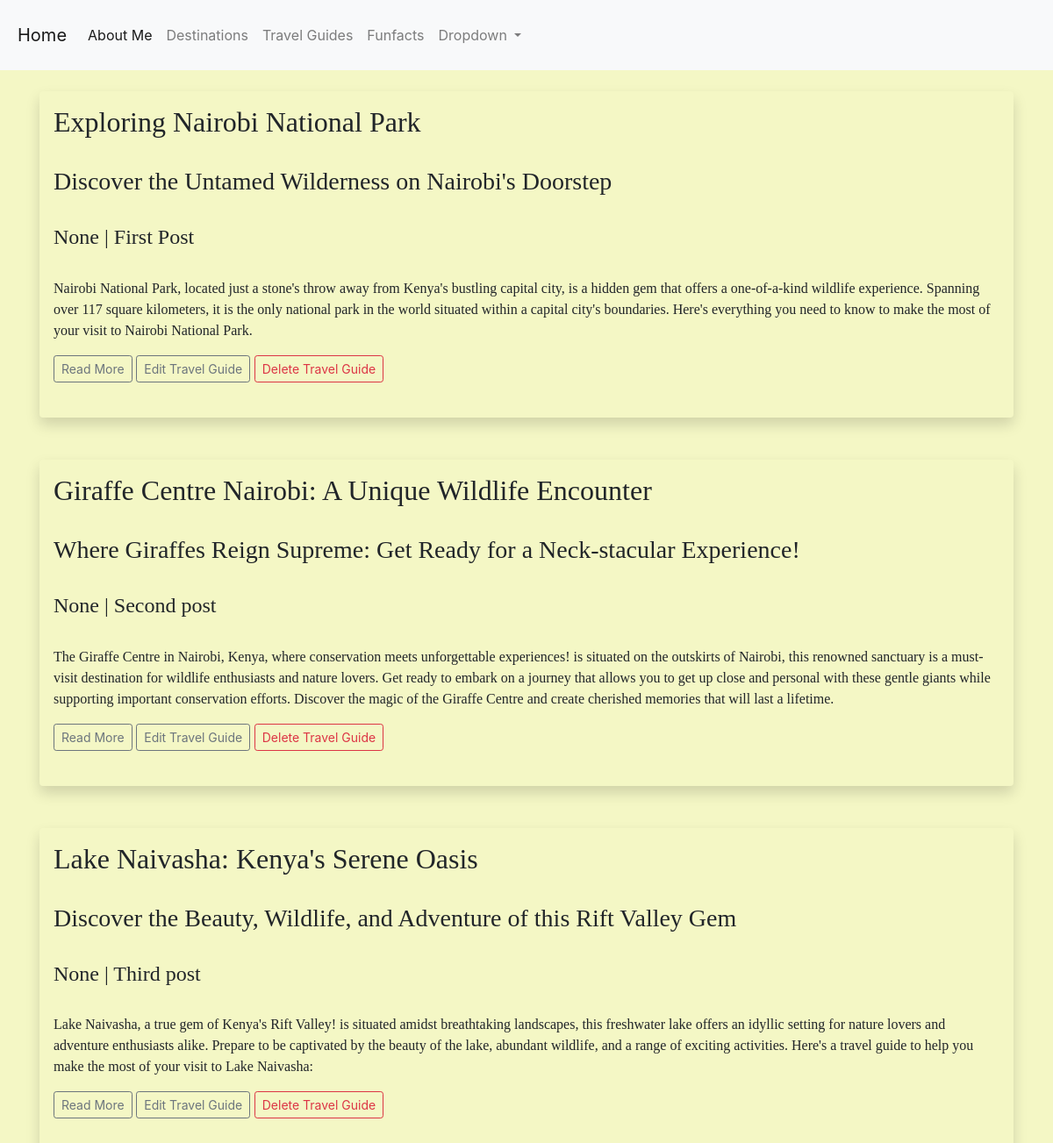
Page /posts on the earlier database version.
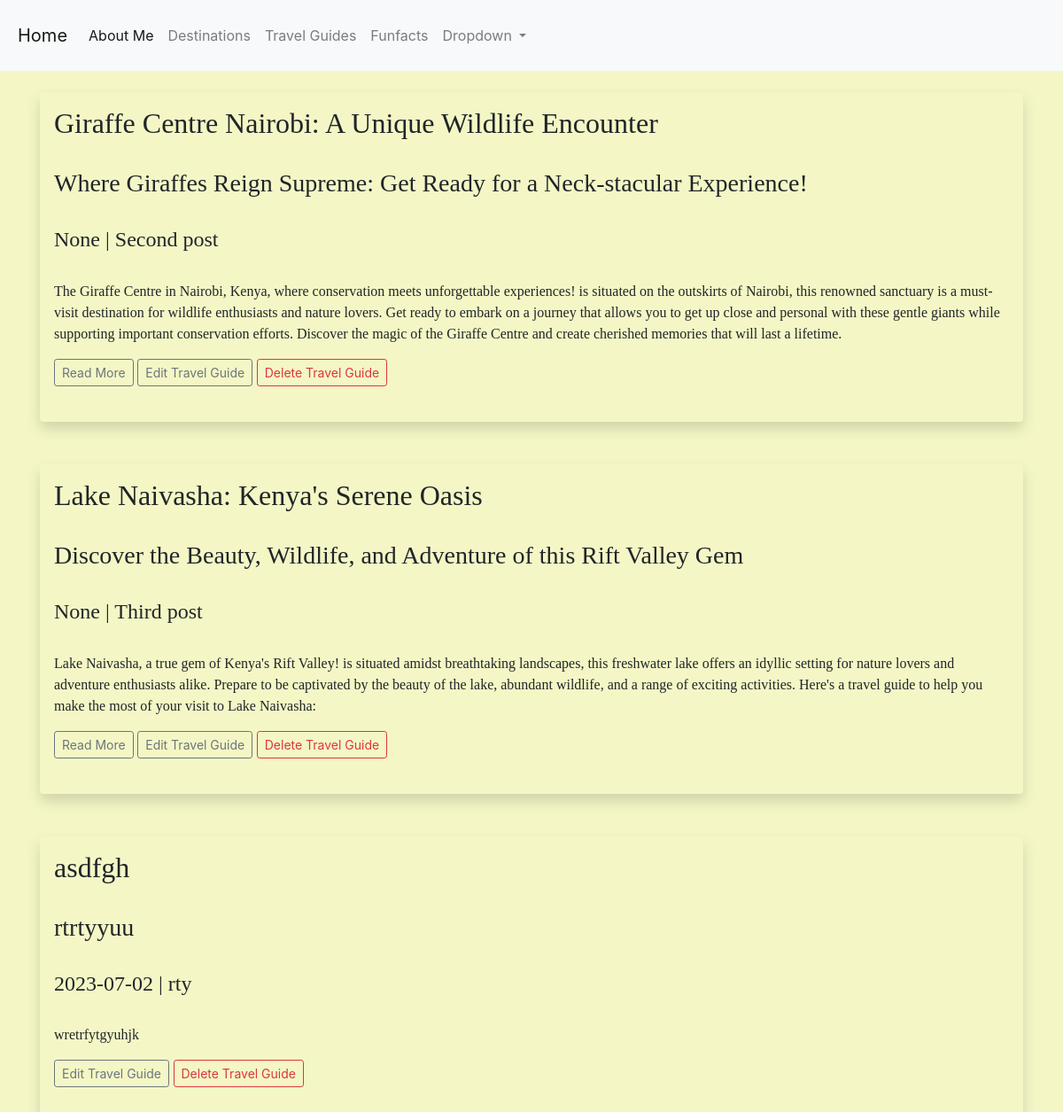
Same page on the later database version.
### app.py (models this page shows)
class Posts(db.Model):
    __tablename__ = 'posts'
    id = db.Column(db.Integer, primary_key=True)
    title = db.Column(db.String(200))
    subtitle = db.Column(db.String(200))
    date_posted = db.Column(db.Date, default=date.today)
    content = db.Column(db.Text)
    slug = db.Column(db.String(200))

### app.py (the view)
@app.route('/posts')
def posts():
    posts = Posts.query.order_by(Posts.date_posted)
    return render_template("posts.html", posts=posts)

### templates/posts.html (shortened to what this page needs)
{% extends 'base.html' %}
{% block content %}
<h1 style="font-family: Papyrus;" >Travel Guides</h1>
<br/>
{% for post in posts %}
<div class="shadow p-3 mb-5 bg-body rounded" >
    <h2 style="font-family: Papyrus;">{{ post.title }}</h2><br/>
    <h3 style="font-family: Papyrus;">{{ post.subtitle }}</h3><br/>
    <h4 style="font-family: Papyrus;">{{ post.date_posted }} | {{ post.slug }}</h4><br/>
    <p style="font-family: Papyrus;">{{ post.content.split('\n')[0] }}</p>
    {% if post.content.split('\n')|length > 1 %}
        <a href="{{ url_for('post', id=post.id) }}" "javascript:void(0);" onclick="toggleContent('post{{ post.id }}')" class="btn btn-outline-secondary btn-sm">Read More</a>
    {% endif %}
    <a href="{{ url_for('edit_post', id=post.id) }}" class="btn btn-outline-secondary btn-sm"> Edit Travel Guide</a>
    <a href="{{ url_for('delete_post', id=post.id) }}" class="btn btn-outline-danger btn-sm">Delete Travel Guide</a>
    <br/><br/>
</div>
{% endfor %}
{% endblock %}

### templates/base.html (shortened to what this page needs)
<!doctype html>
<html lang="en">
  <head>
    <link rel="stylesheet" href="https://cdn.jsdelivr.net/npm/bootstrap@4.3.1/dist/css/bootstrap.min.css">
  </head>
  <body>
    {% include 'navbar.html' %}
    <br/>
    <div class="container">
        {% block content %}
        {% endblock %}
    </div>
  </body>
</html>

### templates/navbar.html (shortened to what this page needs)
<!DOCTYPE html>
<html>
<head>
  <link rel="stylesheet" type="text/css" href="/static/styles.css">
</head>
<body>
    <nav class="navbar navbar-expand-lg navbar-light bg-light sticky-navbar">
      <a class="navbar-brand" href="{{ url_for('index') }}">Home</a>
      <div class="collapse navbar-collapse" id="navbarSupportedContent">
        <ul class="navbar-nav mr-auto">
          <li class="nav-item active">
            <a class="nav-link" href="#about">About Me <span class="sr-only">(current)</span></a>
          </li>
          <li class="nav-item">
            <a class="nav-link" href="{{url_for('destinations')}}">Destinations</a>
          </li>
          <li class="nav-item">
            <a class="nav-link" href="{{url_for('posts')}}">Travel Guides</a>
          </li>
          <li class="nav-item">
            <a class="nav-link" href="{{url_for('facts')}}">Funfacts</a>
          </li>
          <li class="nav-item dropdown">
            <a class="nav-link dropdown-toggle" href="#" id="navbarDropdown" role="button" data-toggle="dropdown" aria-haspopup="true" aria-expanded="false">
            Dropdown
            </a>
        </li>
      </ul>
  </nav>
</body>
</html>

### static/styles.css (style rules this page uses)
body, html { margin: 0; padding: 0; }
.container { display: flex; flex-direction: column; height: 100vh; }
.navbar { background-color: #f0f0f0; padding: 20px; }
.container { display: flex; }
h2 { font-family: Papyrus; }
body { background-color: #f4f7c5; }

### templates/navbar.html (style rules this page uses)
.sticky-navbar { position: fixed; top: 0; width: 100%; z-index: 1000; transition: top 0.3s; }

Differences in the rows shown:
removed Posts: title "Exploring Nairobi National Park", subtitle "Discover the Untamed Wilderness on Nairobi's Doorstep", date_posted "None", slug "First Post", content "Nairobi National Park, located just a stone's throw away from Kenya's bustling capital city, is a hidden gem that offers a one-of-a-kind wildlife experience. Spanning over 117 square kilometers, it is the only national park in the world situated within a capital city's boundaries. Here's everything you need to know to make the most of your visit to Nairobi National Park."
added Posts: title "asdfgh", subtitle "rtrtyyuu", date_posted "2023-07-02", slug "rty", content "wretrfytgyuhjk"
